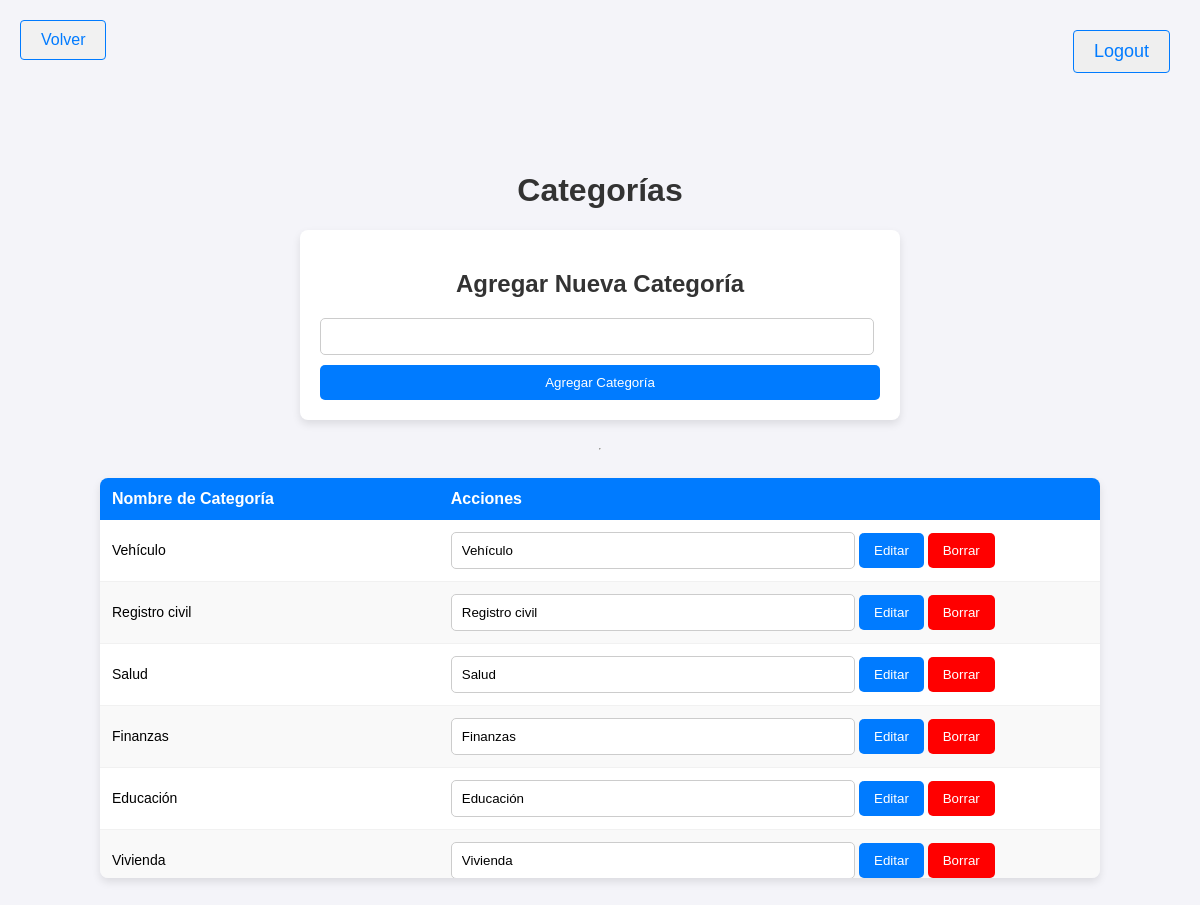
/gestionar-categorias/ (signed in), run on the app's committed database.
### api/models.py (models this page shows, shortened)
class Categoria(models.Model):
    nombre = models.CharField(max_length=100, unique=True)  # Nombre de la categoría

### api/views.py (the view, shortened to what this page needs)
# urls.py: path('gestionar-categorias/', views.gestionar_categorias, name='gestionarCategorias'),
@login_required
def gestionar_categorias(request):
    categorias = Categoria.objects.all()  # Obtener todas las categorías
    mensaje_error = None  # Inicializamos el mensaje de error
    return render(request, 'gestionarCategorias.html', {'categorias': categorias, 'mensaje_error': mensaje_error})

### api/templates/gestionarCategorias.html (shortened to what this page needs)
{% load static %}
<!DOCTYPE html>
<html lang="en">
<head>
    <link rel="stylesheet" href="{% static 'categorias.css' %}">
</head>
<body>
    <form method="post" action="{% url 'logout' %}">
        <button class="logout"type="submit">Logout</button>
    </form>
    <a href="{% url 'general' %}" class="boton volver">Volver</a>
    <h1>Categorías</h1>
    <div class="card">
        <h2>Agregar Nueva Categoría</h2>
        <form method="post">
            <input class ="input2" type="text" name="nombre" required>
            <button class="button" type="submit" name="agregar_categoria">Agregar Categoría</button>
        </form>
    </div>
    <hr>
    <div class="table-container">
        <table>
            <thead>
                <tr>
                    <th>Nombre de Categoría</th>
                    <th>Acciones</th>
                </tr>
            </thead>
            <tbody>
                {% for categoria in categorias %}
                    <tr>
                        <td>{{ categoria.nombre }}</td>
                        <td>
                             <form method="post" style="display:inline;">
                                <input class="input" type="text" name="nombre" value="{{ categoria.nombre }}" required>
                                <button class="button" type="submit" name="editar_categoria" class="action-button">Editar</button>
                            </form>
                            <form method="post" style="display:inline;">
                                <button  class="redbutton" type="button" onclick="confirmarBorrado(event, '{{ categoria.id }}')">Borrar</button>
                            </form>
                        </td>
                    </tr>
                {% empty %}
                    <tr>
                        <td colspan="2">No hay categorías disponibles.</td>
                    </tr>
                {% endfor %}
            </tbody>
        </table>
    </div>
</body>
</html>

### api/static/categorias.css (style rules this page uses)
body { font-family: Arial, sans-serif; background-color: #f4f4f9; margin: 0; padding: 20px; display: flex; justify-content: center; align-items: center; flex-direction: column; height: 100vh; box-sizing: border-box; text-align: center; }
a { color: #007BFF; text-decoration: none; margin-bottom: 20px; }
h1, h2 { color: #333; }
.card { background-color: #ffffff; padding: 20px; border-radius: 8px; box-shadow: 0 4px 8px rgba(0, 0, 0, 0.1); width: 100%; max-width: 600px; margin-bottom: 20px; box-sizing: border-box; }
form { display: flex; flex-direction: column; gap: 10px; }
.input { padding: 10px; border: 1px solid #ccc; border-radius: 5px; width: 60%; }
.input2 { padding: 10px; border: 1px solid #ccc; border-radius: 5px; width: 95%; }
.button { background-color: #007BFF; color: white; padding: 10px 15px; border: none; border-radius: 5px; cursor: pointer; transition: background-color 0.3s; }
.redbutton { background-color: red; color: white; padding: 10px 15px; border: none; border-radius: 5px; cursor: pointer; transition: background-color 0.3s; }
.table-container { width: 100%; background-color: #ffffff; box-shadow: 0 4px 8px rgba(0, 0, 0, 0.1); border-radius: 8px; margin-top: 20px; box-sizing: border-box; max-width: 1000px; overflow-x: auto; max-height: 400px; overflow-y: auto; }
table { width: 100%; border-collapse: collapse; }
td { padding: 12px; text-align: left; font-size: 14px; border-bottom: 1px solid #f1f1f1; }
th { background-color: #007BFF; color: white; padding: 12px; text-align: left; font-size: 16px; }
tr:nth-child(even) { background-color: #f9f9f9; }
.boton { background-color: #f1f1f1; color: #007BFF; border: 1px solid #007BFF; padding: 10px 20px; text-decoration: none; border-radius: 4px; transition: background-color 0.3s, color 0.3s; margin-bottom: 20px; }
a.volver { display: inline-block; position: absolute; top: 20px; left: 20px; }
.logout { text-decoration: none; font-size: 18px; color: #007BFF; padding: 10px 20px; margin: 10px; border: 1px solid #007BFF; border-radius: 4px; transition: background-color 0.3s, color 0.3s; }
button.logout { display: inline-block; position: absolute; top: 20px; right: 20px; }

### data on the page
Categoria: nombre "Vehículo"
Categoria: nombre "Registro civil"
Categoria: nombre "Salud"
Categoria: nombre "Finanzas"
Categoria: nombre "Educación"
Categoria: nombre "Vivienda"
